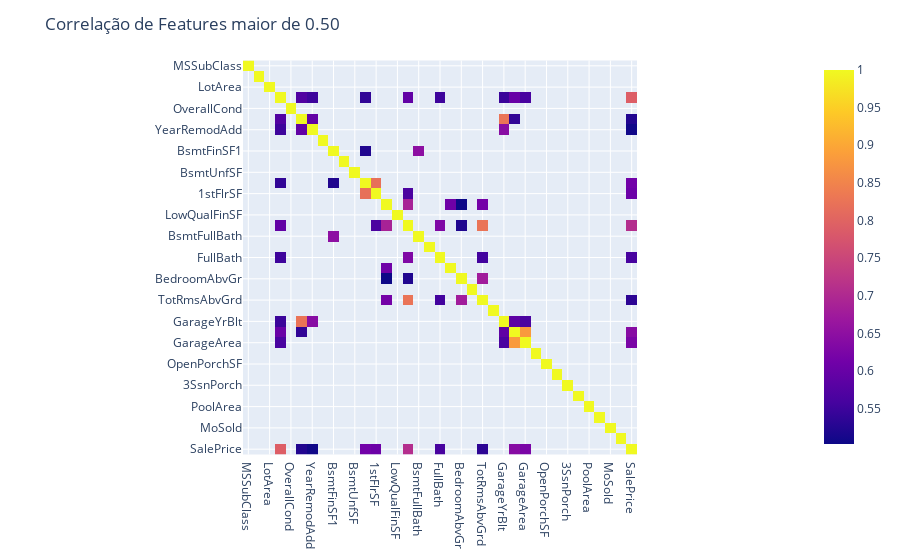

Notebook cell for this chart:
### Code cell
fig = px.imshow(train.corr()[train.corr() > 0.50])
fig.update_layout(title = 'Correlação de Features maior de 0.50')

### Figure 1 — Plotly figure (JSON) as saved in the notebook; plotly's stock layout.template omitted (floating-point values rounded to 4 significant figures; data arrays with more than 128 entries replaced by an {"elided": "..."} marker saying what was removed)
{"data": [{"coloraxis": "coloraxis", "hovertemplate": "x: %{x}<br>y: %{y}<br>color: %{z}<extra></extra>", "name": "0", "type": "heatmap", "x": ["MSSubClass", "LotFrontage", "LotArea", "OverallQual", "OverallCond", "YearBuilt", "YearRemodAdd", "MasVnrArea", "BsmtFinSF1", "BsmtFinSF2", "BsmtUnfSF", "TotalBsmtSF", "1stFlrSF", "2ndFlrSF", "LowQualFinSF", "GrLivArea", "BsmtFullBath", "BsmtHalfBath", "FullBath", "HalfBath", "BedroomAbvGr", "KitchenAbvGr", "TotRmsAbvGrd", "Fireplaces", "GarageYrBlt", "GarageCars", "GarageArea", "WoodDeckSF", "OpenPorchSF", "EnclosedPorch", "3SsnPorch", "ScreenPorch", "PoolArea", "MiscVal", "MoSold", "YrSold", "SalePrice"], "xaxis": "x", "y": ["MSSubClass", "LotFrontage", "LotArea", "OverallQual", "OverallCond", "YearBuilt", "YearRemodAdd", "MasVnrArea", "BsmtFinSF1", "BsmtFinSF2", "BsmtUnfSF", "TotalBsmtSF", "1stFlrSF", "2ndFlrSF", "LowQualFinSF", "GrLivArea", "BsmtFullBath", "BsmtHalfBath", "FullBath", "HalfBath", "BedroomAbvGr", "KitchenAbvGr", "TotRmsAbvGrd", "Fireplaces", "GarageYrBlt", "GarageCars", "GarageArea", "WoodDeckSF", "OpenPorchSF", "EnclosedPorch", "3SsnPorch", "ScreenPorch", "PoolArea", "MiscVal", "MoSold", "YrSold", "SalePrice"], "yaxis": "y", "z": {"elided": "37x37 float values"}}], "layout": {"coloraxis": {"colorscale": [[0, "#0d0887"], [0.1111, "#46039f"], [0.2222, "#7201a8"], [0.3333, "#9c179e"], [0.4444, "#bd3786"], [0.5556, "#d8576b"], [0.6667, "#ed7953"], [0.7778, "#fb9f3a"], [0.8889, "#fdca26"], [1, "#f0f921"]]}, "margin": {"t": 60}, "title": {"text": "Correlação de Features maior de 0.50"}, "xaxis": {"anchor": "y", "constrain": "domain", "domain": [0, 1], "scaleanchor": "y"}, "yaxis": {"anchor": "x", "autorange": "reversed", "constrain": "domain", "domain": [0, 1]}}}
